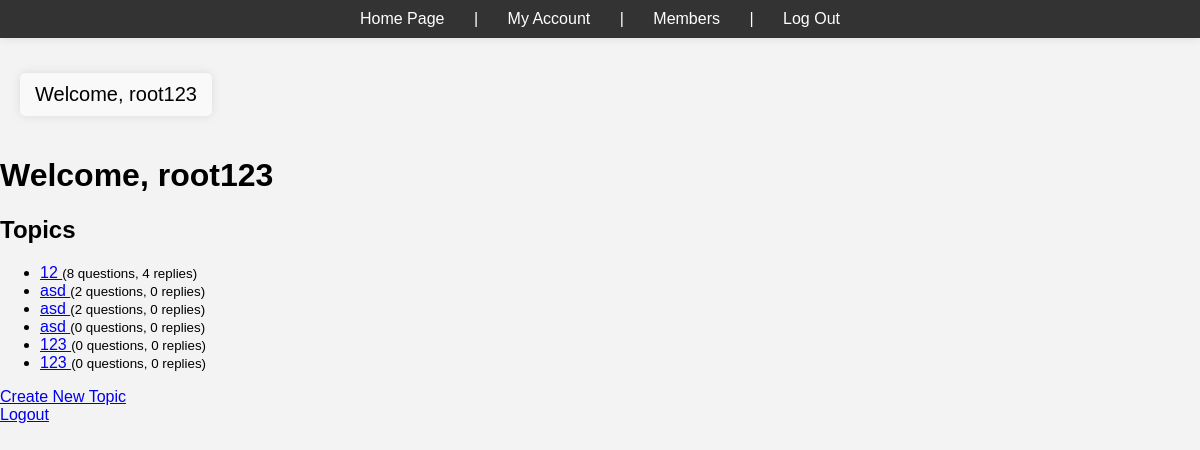
The page /homepage.php (signed in) on the database its author committed.
### tables this page shows
CREATE TABLE `topics` (
  `id` int(11) NOT NULL,
  `title` varchar(255) NOT NULL,
  `content` text DEFAULT NULL,
  `user_id` int(11) NOT NULL
);

### homepage.php (the view, shortened to what this page needs)
<?php
require_once("connect.php");
$query = "SELECT t.id, t.title,
                 COALESCE(COUNT(DISTINCT q.id), 0) AS question_count,
                 COALESCE(COUNT(DISTINCT r.id), 0) AS reply_count
          FROM topics t
          LEFT JOIN questions q ON t.id = q.topic_id
          LEFT JOIN replies r ON q.id = r.question_id
          GROUP BY t.id";
$stmt = $pdo->prepare($query);
$stmt->execute();
$topics = $stmt->fetchAll(PDO::FETCH_ASSOC);
?>
<!DOCTYPE html>
<html>
<head>
<?php include("header.php")?>
</head>
<body>
    <h1>Welcome, <?php echo $_SESSION["username"]; ?></h1>
    <h2>Topics</h2>
    <ul>
        <?php foreach ($topics as $topic): ?>
            <li>
                <a href="topic.php?id=<?php echo $topic['id']; ?>">
                    <?php echo $topic['title']; ?>
                </a>
                <small>(<?php echo $topic['question_count']; ?> questions, <?php echo $topic['reply_count']; ?> replies)</small>
            </li>
        <?php endforeach; ?>
    </ul>
    <a href="new_topic.php">Create New Topic</a><br>
    <a href="logout.php">Logout</a>
</body>
</html>

### header.php (style rules this page uses)
body { font-family: Arial, sans-serif; background-color: #f3f3f3; margin: 0; padding: 0; }

### rows shown on the page
topics: title "12", question_count "8", reply_count "4"
topics: title "asd", question_count "2", reply_count "0"
topics: title "asd", question_count "2", reply_count "0"
topics: title "asd", question_count "0", reply_count "0"
topics: title "123", question_count "0", reply_count "0"
topics: title "123", question_count "0", reply_count "0"

### other values the page prints
$_SESSION['username'] "root123"
$_SESSION["username"] "root123"
